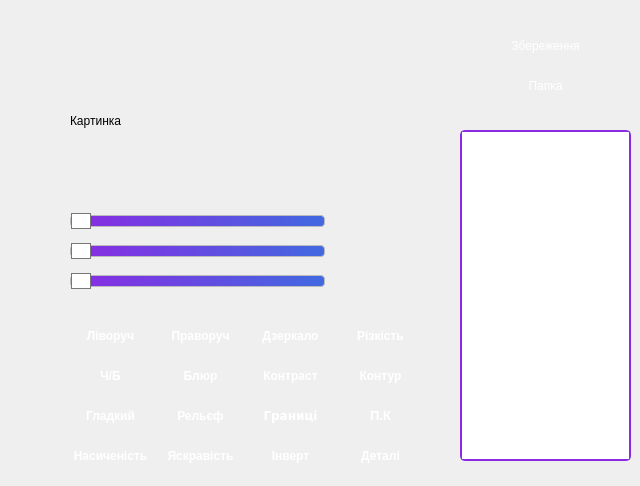
<?xml version="1.0" encoding="UTF-8"?>
<ui version="4.0">
 <class>MainWindow</class>
 <widget class="QWidget" name="MainWindow">
  <property name="geometry">
   <rect>
    <x>0</x>
    <y>0</y>
    <width>640</width>
    <height>486</height>
   </rect>
  </property>
  <property name="windowTitle">
   <string>Form</string>
  </property>
  <property name="styleSheet">
   <string notr="true">QPushButton {
    background: qlineargradient(x1: 0, y1: 0, x2: 1, y2: 0,
                                stop: 0 #800080, stop: 1 #0000FF);
    color: white;
    border-radius: 10px;

}

QPushButton:hover {
    background: qlineargradient(x1: 0, y1: 0, x2: 1, y2: 0,
                                stop: 0 #0000FF, stop: 1 #800080);

}

QPushButton:pressed {
    background: qlineargradient(x1: 0, y1: 0, x2: 1, y2: 0,
                                stop: 0 #800080, stop: 1 #0000FF);
    color: #800080;

}
</string>
  </property>
  <widget class="QPushButton" name="btn_folder">
   <property name="geometry">
    <rect>
     <x>460</x>
     <y>70</y>
     <width>171</width>
     <height>31</height>
    </rect>
   </property>
   <property name="text">
    <string>Папка</string>
   </property>
  </widget>
  <widget class="QPushButton" name="btn_save">
   <property name="geometry">
    <rect>
     <x>460</x>
     <y>30</y>
     <width>171</width>
     <height>31</height>
    </rect>
   </property>
   <property name="text">
    <string>Збереження</string>
   </property>
  </widget>
  <widget class="QLabel" name="image">
   <property name="geometry">
    <rect>
     <x>70</x>
     <y>40</y>
     <width>361</width>
     <height>161</height>
    </rect>
   </property>
   <property name="text">
    <string>Картинка</string>
   </property>
  </widget>
  <widget class="QPushButton" name="btn_smooth">
   <property name="geometry">
    <rect>
     <x>70</x>
     <y>400</y>
     <width>81</width>
     <height>31</height>
    </rect>
   </property>
   <property name="font">
    <font>
     <weight>75</weight>
     <bold>true</bold>
    </font>
   </property>
   <property name="text">
    <string>Гладкий</string>
   </property>
  </widget>
  <widget class="QPushButton" name="btn_blur">
   <property name="geometry">
    <rect>
     <x>160</x>
     <y>360</y>
     <width>81</width>
     <height>31</height>
    </rect>
   </property>
   <property name="font">
    <font>
     <weight>75</weight>
     <bold>true</bold>
    </font>
   </property>
   <property name="text">
    <string>Блюр</string>
   </property>
  </widget>
  <widget class="QPushButton" name="btn_brightness">
   <property name="geometry">
    <rect>
     <x>160</x>
     <y>440</y>
     <width>81</width>
     <height>31</height>
    </rect>
   </property>
   <property name="font">
    <font>
     <weight>75</weight>
     <bold>true</bold>
    </font>
   </property>
   <property name="text">
    <string>Яскравість</string>
   </property>
  </widget>
  <widget class="QPushButton" name="btn_saturation">
   <property name="geometry">
    <rect>
     <x>70</x>
     <y>440</y>
     <width>81</width>
     <height>31</height>
    </rect>
   </property>
   <property name="font">
    <font>
     <weight>75</weight>
     <bold>true</bold>
    </font>
   </property>
   <property name="text">
    <string>Насиченість</string>
   </property>
  </widget>
  <widget class="QPushButton" name="btn_relief">
   <property name="geometry">
    <rect>
     <x>160</x>
     <y>400</y>
     <width>81</width>
     <height>31</height>
    </rect>
   </property>
   <property name="font">
    <font>
     <weight>75</weight>
     <bold>true</bold>
    </font>
   </property>
   <property name="text">
    <string>Рельєф</string>
   </property>
  </widget>
  <widget class="QPushButton" name="btn_contrast">
   <property name="geometry">
    <rect>
     <x>250</x>
     <y>360</y>
     <width>81</width>
     <height>31</height>
    </rect>
   </property>
   <property name="font">
    <font>
     <weight>75</weight>
     <bold>true</bold>
    </font>
   </property>
   <property name="text">
    <string>Контраст</string>
   </property>
  </widget>
  <widget class="QPushButton" name="btn_enchamnet">
   <property name="geometry">
    <rect>
     <x>340</x>
     <y>400</y>
     <width>81</width>
     <height>31</height>
    </rect>
   </property>
   <property name="font">
    <font>
     <family>MS Sans Serif</family>
     <pointsize>10</pointsize>
     <weight>75</weight>
     <bold>true</bold>
    </font>
   </property>
   <property name="text">
    <string>П.К</string>
   </property>
  </widget>
  <widget class="QPushButton" name="btn_boundaries">
   <property name="geometry">
    <rect>
     <x>250</x>
     <y>400</y>
     <width>81</width>
     <height>31</height>
    </rect>
   </property>
   <property name="font">
    <font>
     <family>Verdana</family>
     <weight>75</weight>
     <italic>false</italic>
     <bold>true</bold>
    </font>
   </property>
   <property name="text">
    <string>Границі</string>
   </property>
  </widget>
  <widget class="QPushButton" name="btn_doright">
   <property name="geometry">
    <rect>
     <x>160</x>
     <y>320</y>
     <width>81</width>
     <height>31</height>
    </rect>
   </property>
   <property name="font">
    <font>
     <weight>75</weight>
     <bold>true</bold>
    </font>
   </property>
   <property name="text">
    <string>Праворуч</string>
   </property>
  </widget>
  <widget class="QPushButton" name="btn_mirror">
   <property name="geometry">
    <rect>
     <x>250</x>
     <y>320</y>
     <width>81</width>
     <height>31</height>
    </rect>
   </property>
   <property name="font">
    <font>
     <weight>75</weight>
     <bold>true</bold>
    </font>
   </property>
   <property name="text">
    <string>Дзеркало</string>
   </property>
  </widget>
  <widget class="QPushButton" name="btn_sharp">
   <property name="geometry">
    <rect>
     <x>340</x>
     <y>320</y>
     <width>81</width>
     <height>31</height>
    </rect>
   </property>
   <property name="font">
    <font>
     <weight>75</weight>
     <bold>true</bold>
    </font>
   </property>
   <property name="text">
    <string>Різкість</string>
   </property>
  </widget>
  <widget class="QPushButton" name="btn_doleft">
   <property name="geometry">
    <rect>
     <x>70</x>
     <y>320</y>
     <width>81</width>
     <height>31</height>
    </rect>
   </property>
   <property name="font">
    <font>
     <weight>75</weight>
     <bold>true</bold>
    </font>
   </property>
   <property name="text">
    <string>Ліворуч</string>
   </property>
  </widget>
  <widget class="QPushButton" name="btn_B_W">
   <property name="geometry">
    <rect>
     <x>70</x>
     <y>360</y>
     <width>81</width>
     <height>31</height>
    </rect>
   </property>
   <property name="font">
    <font>
     <weight>75</weight>
     <bold>true</bold>
    </font>
   </property>
   <property name="text">
    <string>Ч/Б</string>
   </property>
  </widget>
  <widget class="QPushButton" name="btn_invert">
   <property name="geometry">
    <rect>
     <x>250</x>
     <y>440</y>
     <width>81</width>
     <height>31</height>
    </rect>
   </property>
   <property name="font">
    <font>
     <weight>75</weight>
     <bold>true</bold>
    </font>
   </property>
   <property name="text">
    <string>Інверт</string>
   </property>
  </widget>
  <widget class="QPushButton" name="btn_path">
   <property name="geometry">
    <rect>
     <x>340</x>
     <y>360</y>
     <width>81</width>
     <height>31</height>
    </rect>
   </property>
   <property name="font">
    <font>
     <weight>75</weight>
     <bold>true</bold>
    </font>
   </property>
   <property name="text">
    <string>Контур</string>
   </property>
  </widget>
  <widget class="QPushButton" name="btn_detal">
   <property name="geometry">
    <rect>
     <x>340</x>
     <y>440</y>
     <width>81</width>
     <height>31</height>
    </rect>
   </property>
   <property name="font">
    <font>
     <weight>75</weight>
     <bold>true</bold>
    </font>
   </property>
   <property name="text">
    <string>Деталі</string>
   </property>
  </widget>
  <widget class="QSlider" name="sl_1red">
   <property name="geometry">
    <rect>
     <x>70</x>
     <y>210</y>
     <width>255</width>
     <height>22</height>
    </rect>
   </property>
   <property name="styleSheet">
    <string notr="true">QSlider::groove:horizontal {
    border: 1px solid #bbb;
    background: qlineargradient(x1:0, y1:0, x2:1, y2:0, stop:0 #8a2be2, stop:1 #4169e1);
    height: 10px;
    border-radius: 4px;
}

QSlider::handle:horizontal {
    background: #fff;
    border: 1px solid #777;
    width: 18px;
    margin-top: -3px;
    margin-bottom: -3px;

}
</string>
   </property>
   <property name="maximum">
    <number>255</number>
   </property>
   <property name="orientation">
    <enum>Qt::Horizontal</enum>
   </property>
  </widget>
  <widget class="QSlider" name="sl_2green">
   <property name="geometry">
    <rect>
     <x>70</x>
     <y>240</y>
     <width>255</width>
     <height>22</height>
    </rect>
   </property>
   <property name="styleSheet">
    <string notr="true">QSlider::groove:horizontal {
    border: 1px solid #bbb;
    background: qlineargradient(x1:0, y1:0, x2:1, y2:0, stop:0 #8a2be2, stop:1 #4169e1);
    height: 10px;
    border-radius: 4px;
}

QSlider::handle:horizontal {
    background: #fff;
    border: 1px solid #777;
    width: 18px;
    margin-top: -3px;
    margin-bottom: -3px;

}
</string>
   </property>
   <property name="maximum">
    <number>255</number>
   </property>
   <property name="orientation">
    <enum>Qt::Horizontal</enum>
   </property>
  </widget>
  <widget class="QSlider" name="sl_3blue">
   <property name="geometry">
    <rect>
     <x>70</x>
     <y>270</y>
     <width>255</width>
     <height>22</height>
    </rect>
   </property>
   <property name="styleSheet">
    <string notr="true">QSlider::groove:horizontal {
    border: 1px solid #bbb;
    background: qlineargradient(x1:0, y1:0, x2:1, y2:0, stop:0 #8a2be2, stop:1 #4169e1);
    height: 10px;
    border-radius: 4px;
}

QSlider::handle:horizontal {
    background: #fff;
    border: 1px solid #777;
    width: 18px;
    margin-top: -3px;
    margin-bottom: -3px;

}
</string>
   </property>
   <property name="maximum">
    <number>255</number>
   </property>
   <property name="orientation">
    <enum>Qt::Horizontal</enum>
   </property>
  </widget>
  <widget class="QListWidget" name="list_files">
   <property name="geometry">
    <rect>
     <x>460</x>
     <y>130</y>
     <width>171</width>
     <height>331</height>
    </rect>
   </property>
   <property name="styleSheet">
    <string notr="true">border-radius: 5px; /* Округлення кутів */
border: 2px solid #8a2be2; /* Колір рамки: фіолетово-синій */
</string>
   </property>
  </widget>
 </widget>
 <resources/>
 <connections/>
</ui>
